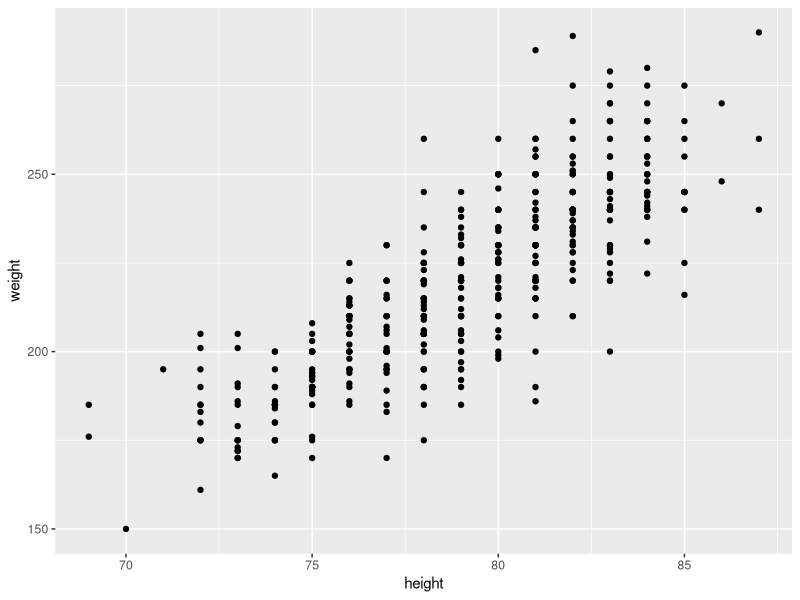
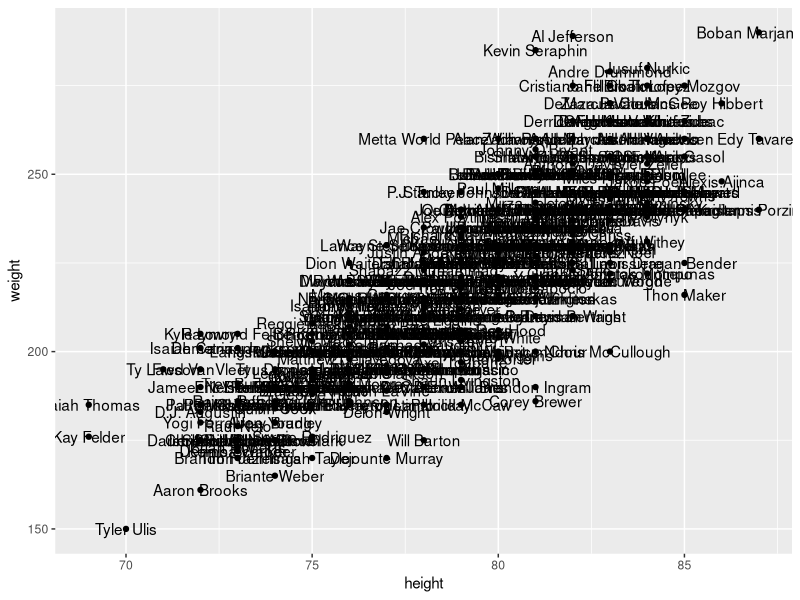
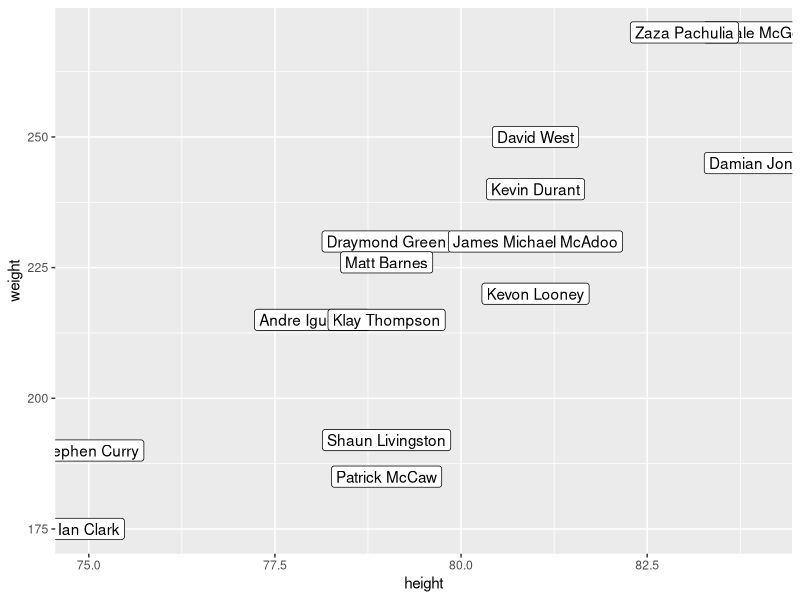
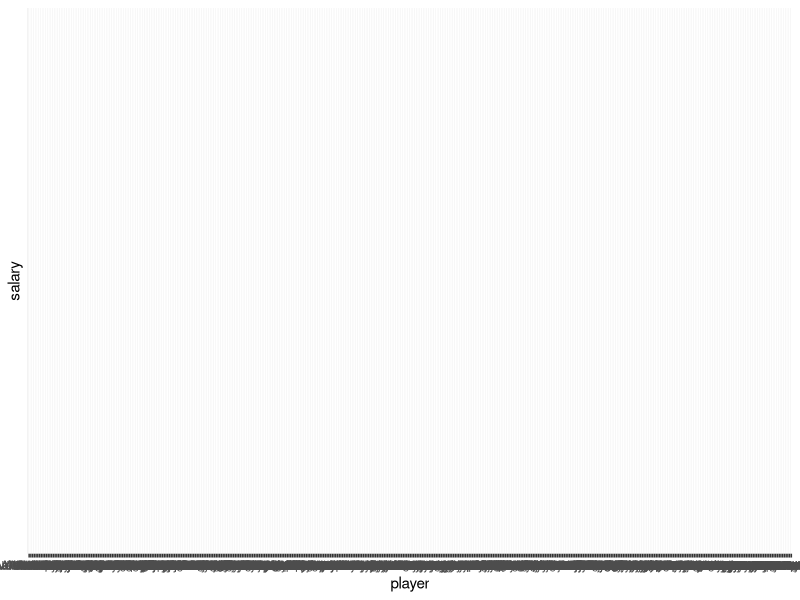
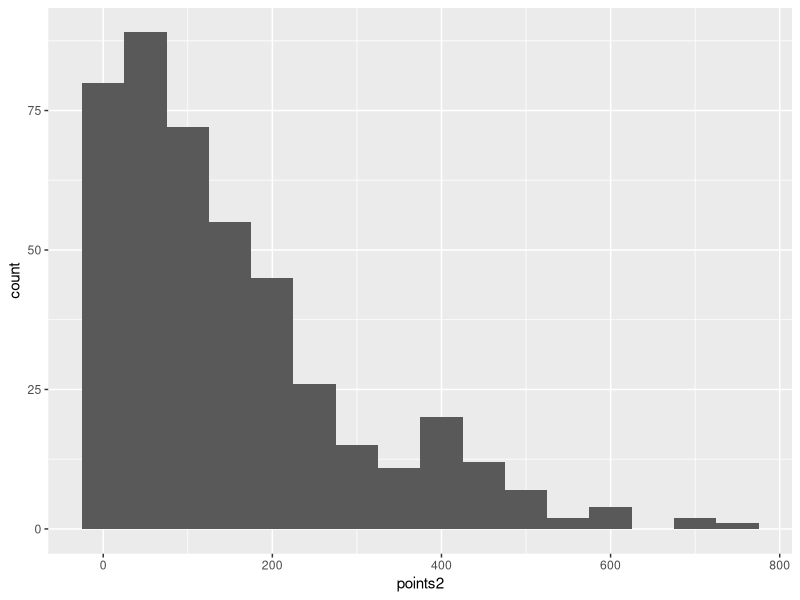
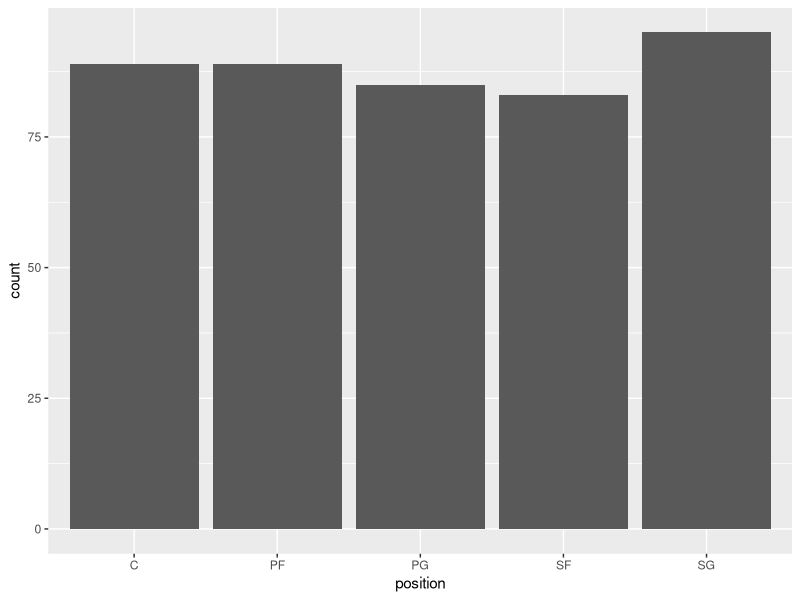
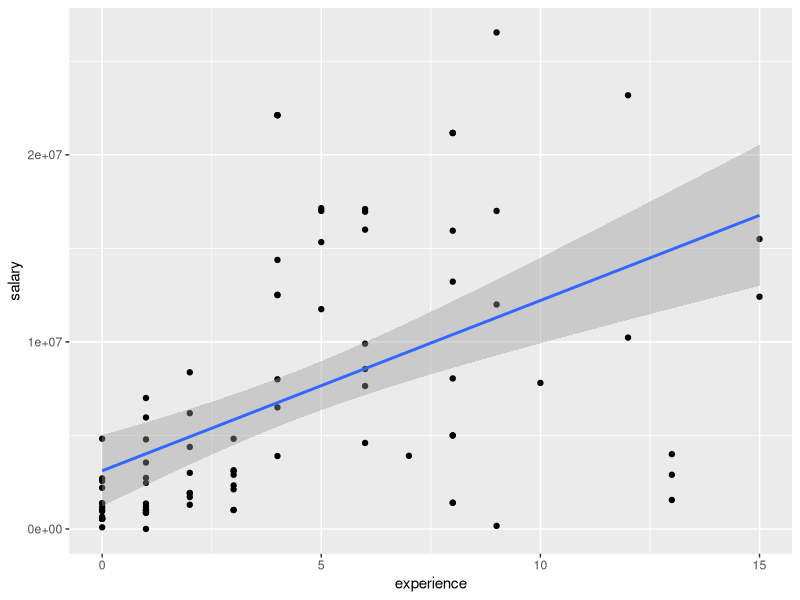
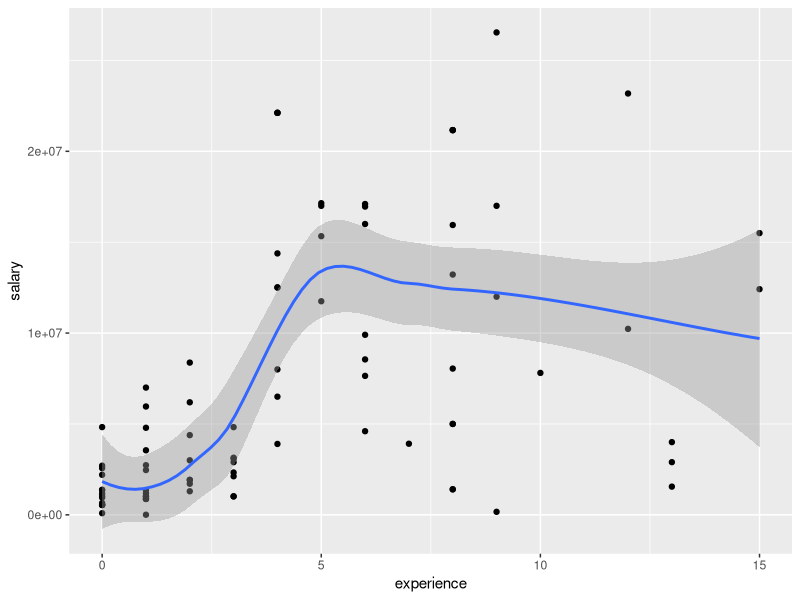

Reproduce these figures in R, in order.
library(dplyr)
library(ggplot2)
library(readr)
setwd("C:/Users/Sammy/Desktop/lab05/data")
dat <- read_csv('nba2017-players.csv')
#select first five rows
firstfive <- slice(dat, 1:5)
firstfive
#selct rows 10, 15, 20...
everyfive <- slice(dat, seq(10,50,5))
everyfive
#select last 5 rows
lastfive <- slice(dat,(441-4):441)
lastfive
#select players height < 70 inches
sev <- filter(dat, height < 70)
sev
#select GSW
GSW <- filter(dat, team == 'GSW')
GSW
#LAL names
LAL <- filter(dat, team == 'LAL')
LALnames <- select(LAL, player)
LALnames
#name and salary of GSW point guards
GSWpg <- select((filter(GSW, position == 'PG')), player, salary)
GSWpg
#name, team, height, weight of 10+ yrs making 10 mill or less
abc <- filter(dat, experience >=10, salary <= 10000000)
abcd <- select(abc, player, team, height, weight)
abcd
#name, team, height, weight of rookie players 20 yrs making 10 mill or less
bc <- filter(dat, experience ==0, age ==20, salary <= 10000000)
bcd <- select(abc, player, team, height, weight)
bcd

#add new variable product with height X weight
mutate(GSW, product = height*weight)
#new data frame with logs
gsw3 <- mutate(GSW, log_height = log(height), log_weight = log(weight))
gsw3
#use original frame to filter and arrange players with height <71 in incr order
library(magrittr)
dat %>% filter(height < 71) %>% arrange(height)
#display the name, team, and salary, of the top-5 highest paid players
dat %>% arrange(desc(salary)) %>% slice(1:5) %>% select(player, team, salary)
#display the name, team, and points3, of the top 10 three-point players
dat %>% arrange(desc(points3)) %>% slice(1:10) %>% select(player, team, points3)
#gsw_mpg with plers, experience, and mins per game sorted by min per game in descending order
gsw_mpg <- GSW %>% mutate(min_per_game = minutes/games) %>% arrange(desc(min_per_game)) %>% select(player, experience, min_per_game)
gsw_mpg

#use summarise() to get the largest height value.
summarize(dat, max(height))
#use summarise() to get the standard deviation of points3.
summarize(dat, sd(points3))
#use summarise() and group_by() to display the median of three-points, by team.
summarize(group_by(dat, team), threeptmedian = median(points3))
#display the average triple points by team, in ascending order, of the bottom-5 teams (worst 3pointer teams)
slice(arrange(summarize(group_by(dat, team), avgtp = mean(points3)), avgtp), 1:5)
#obtain the mean and standard deviation of age, for Power Forwards, with 5 and 10 years (including) years of experience.
exp <- dat[dat$experience == 5&10, ]
slice(summarize(group_by(exp, position), avg = mean(age), std = sd(age)), 2)

#Using ggplot2
#make scatterplot of height and weight
ggplot(data = dat, aes(x = height, y = weight)) + geom_point()
#scatterplot of height and weight with names of the players
ggplot(data = dat, aes(x = height, y = weight)) + geom_point() + geom_text(data = dat, label = dat$player)
#Get a scatter plot of height and weight, for ALL the warriors, displaying their names with geom_label().
ggplot(data = GSW, aes(x = height, y = weight)) +geom_point() + geom_label(data = GSW, label = GSW$player)
#Get a density plot of salary (for all NBA players).
ggplot(data = dat, aes(x = player, y= salary)) + geom_density(data = dat)
#Get a histogram of points2 with binwidth of 50 (for all NBA players).
ggplot(dat, aes(points2)) + geom_histogram(binwidth=50)
#Get a barchart of the position frequencies (for all NBA players).
ggplot(dat, aes(position)) + geom_bar()
#Make a scatterplot of experience and salary of all Centers, and use geom_smooth() to add a regression line.
centers <- dat[dat$position == "C", ]
ggplot(centers, aes(x=experience, y=salary)) + geom_point() + geom_smooth(method=lm)
#Repeat the same scatterplot of experience and salary of all Centers, but now use geom_smooth() to add a loess line (i.e. smooth line).
ggplot(centers, aes(x=experience, y=salary)) + geom_point() + geom_smooth()

#Faceting
#Make scatterplots of experience and salary faceting by position
ggplot(dat, aes(experience, salary)) + geom_point() + facet_grid(~ position)
#Make scatterplots of experience and salary faceting by team
ggplot(dat, aes(experience, salary)) + geom_point() + facet_grid(~ team)
#Make density plots of age faceting by team
ggplot(dat, aes(age)) + geom_density(kernel= "gaussian") + facet_grid(~ team)
#Make scatterplots of height and weight faceting by position
ggplot(dat, aes(height, weight)) + geom_point() +facet_grid(~ position)
#Make scatterplots of height and weight, with a 2-dimensional density, geom_density2d(), faceting by position
ggplot(dat, aes(height, weight)) + geom_point() + geom_density2d() + facet_grid(~ position)
#Make a scatterplot of experience and salary for the Warriors, but this time add a layer with theme_bw() to get a simpler background
ggplot(dat, aes(experience, salary)) + geom_point() + theme_bw()
#Repeat any of the previous plots but now adding a leyer with another theme e.g. theme_minimal(), theme_dark(), theme_classic()
ggplot(dat, aes(height, weight)) + geom_point() + geom_density2d() + facet_grid(~ position) + theme_classic()
